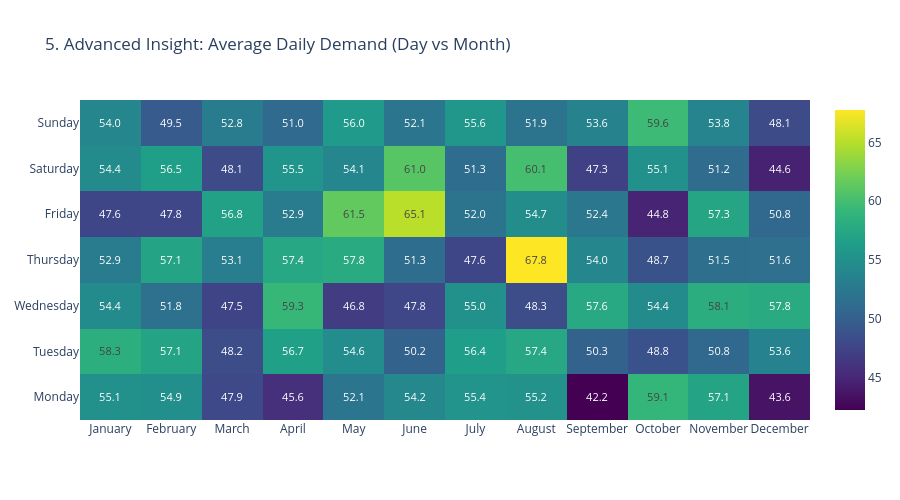

Notebook code for this chart:
### Code cell
print("5. Generating Seasonality Heatmap...")
fig5 = plot_seasonality_heatmap(df)
fig5.show()

### Figure 1 — Plotly figure (JSON) as saved in the notebook; plotly's stock layout.template omitted (floating-point values rounded to 4 significant figures)
{"data": [{"colorscale": [[0, "#440154"], [0.1111, "#482878"], [0.2222, "#3e4989"], [0.3333, "#31688e"], [0.4444, "#26828e"], [0.5556, "#1f9e89"], [0.6667, "#35b779"], [0.7778, "#6ece58"], [0.8889, "#b5de2b"], [1, "#fde725"]], "textfont": {"size": 11}, "texttemplate": "%{z:.1f}", "type": "heatmap", "x": ["January", "February", "March", "April", "May", "June", "July", "August", "September", "October", "November", "December"], "y": ["Monday", "Tuesday", "Wednesday", "Thursday", "Friday", "Saturday", "Sunday"], "z": [[55.12, 54.88, 47.9, 45.62, 52.12, 54.2, 55.38, 55.22, 42.22, 59.12, 57.11, 43.56], [58.25, 57.12, 48.22, 56.67, 54.62, 50.22, 56.44, 57.38, 50.3, 48.75, 50.75, 53.6], [54.44, 51.75, 47.5, 59.3, 46.75, 47.75, 55.0, 48.25, 57.56, 54.44, 58.12, 57.78], [52.9, 57.12, 53.12, 57.44, 57.78, 51.25, 47.6, 67.75, 54.0, 48.7, 51.5, 51.62], [47.6, 47.75, 56.75, 52.88, 61.5, 65.12, 52.0, 54.67, 52.38, 44.8, 57.25, 50.75], [54.44, 56.5, 48.11, 55.5, 54.1, 61.0, 51.25, 60.1, 47.25, 55.11, 51.22, 44.62], [54.0, 49.5, 52.8, 51.0, 56.0, 52.11, 55.62, 51.9, 53.62, 59.62, 53.8, 48.12]]}], "layout": {"height": 500, "title": {"text": "5. Advanced Insight: Average Daily Demand (Day vs Month)"}}}
